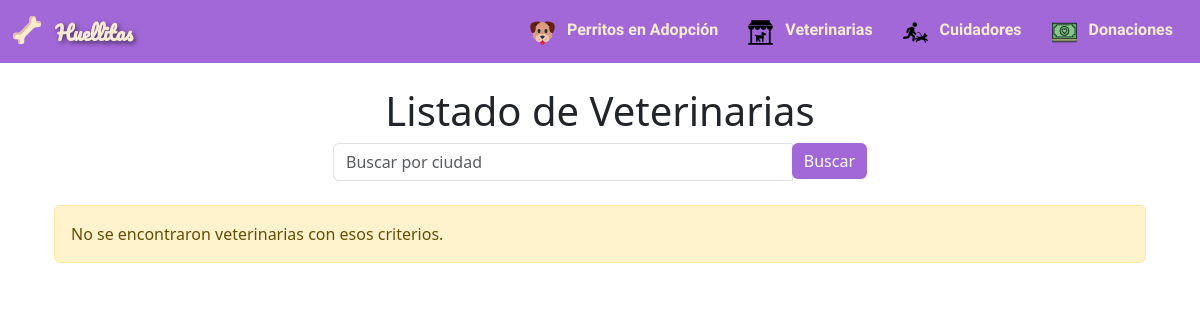
The page /veterinarias/ on the database as committed earlier.
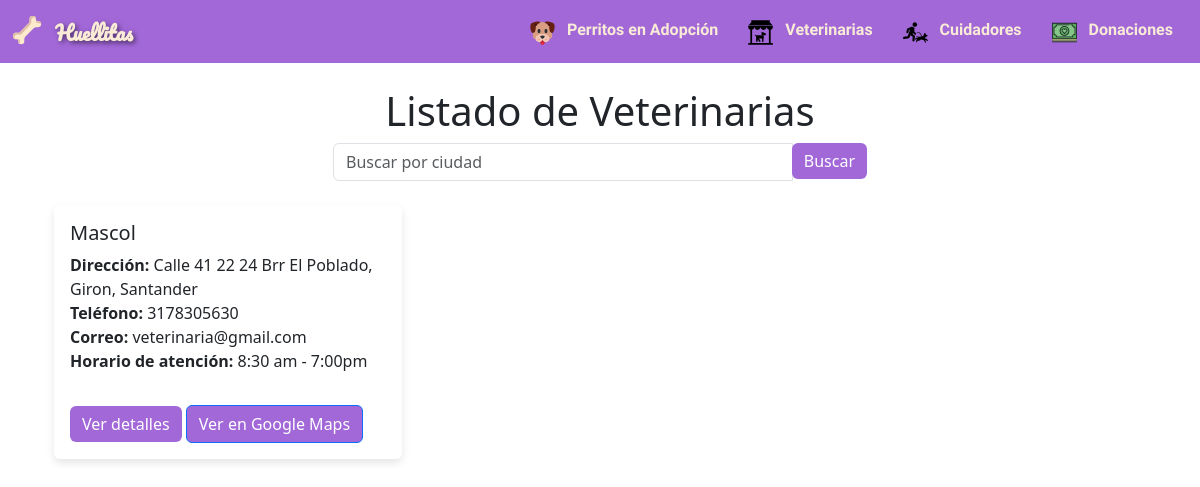
The same page on the database as committed later.
### perritos/models.py (models this page shows, shortened)
class Veterinaria(models.Model):
    nombre = models.CharField(max_length=100)
    direccion = models.CharField(max_length=200)
    telefono = models.CharField(max_length=20)
    correo = models.EmailField()
    servicios = models.TextField()
    horario_atencion = models.CharField(max_length=100)
    ubicacion_mapa = models.URLField(blank=True)  # URL para integración con Google Maps
    imagen = models.ImageField(upload_to='fotos_veterinarias/', blank=True, null=True)

### perritos/views.py (the view)
# urls.py: path('veterinarias/', views.listar_veterinarias, name='veterinarias'),
def listar_veterinarias(request):
    veterinarias = Veterinaria.objects.all()  # Consulta todas las veterinarias
    return render(request, 'perritos/vets.html', {'veterinarias': veterinarias})

### perritos/templates/perritos/vets.html
{% extends 'perritos/base.html' %}
{% block content %}
    <div class="container mt-4">
        <h1 class="text-center">Listado de Veterinarias</h1>
        <div class="row mb-4">
            <div class="col-md-6 offset-md-3">
                <form method="get" class="input-group">
                    <input type="text" name="q" class="form-control" placeholder="Buscar por ciudad" value="{{ request.GET.q }}">
                    <div class="input-group-append">
                        <button class="btn" type="submit" style="background-color: rgb(162, 104, 216); color: white; border: none;">
                            Buscar
                        </button>
                    </div>
                </form>
            </div>
        </div>
        <div class="row">
            {% for vet in veterinarias %}
                <div class="col-md-4 mb-3">
                    <div class="card" style="border: none; box-shadow: 0 4px 8px rgba(0, 0, 0, 0.1);">
                        <div class="card-body">
                            <h5 class="card-title">{{ vet.nombre }}</h5>
                            <p class="card-text">
                                <strong>Dirección:</strong> {{ vet.direccion }}<br>
                                <strong>Teléfono:</strong> {{ vet.telefono }}<br>
                                <strong>Correo:</strong> {{ vet.correo }}<br>
                                <strong>Horario de atención:</strong> {{ vet.horario_atencion }}
                            </p>
                            <a href="{% url 'detalle_veterinaria' vet.id %}" class="btn mt-3" style="background-color: rgb(162, 104, 216); color: white; border: none;">
                                Ver detalles
                            </a>
                            {% if vet.ubicacion_mapa %}
                                <a href="{{ vet.ubicacion_mapa }}" target="_blank" class="btn btn-primary mt-3" style="background-color: rgb(162, 104, 216); color: white;">
                                    Ver en Google Maps
                                </a>
                            {% endif %}
                        </div>
                    </div>
                </div>
            {% empty %}
                <div class="col-12">
                    <div class="alert alert-warning" role="alert">
                        No se encontraron veterinarias con esos criterios.
                    </div>
                </div>
            {% endfor %}
        </div>
    </div>
{% endblock %}

Rows that differ between the two databases and show on the page:
added Veterinaria: nombre "Mascol", direccion "Calle 41 22 24 Brr El Poblado, Giron, Santander", telefono "3178305630", correo "veterinaria@gmail.com", horario_atencion "8:30 am - 7:00pm"
Other text that changed with them:
text no longer shown: "No se encontraron veterinarias con esos criterios."
